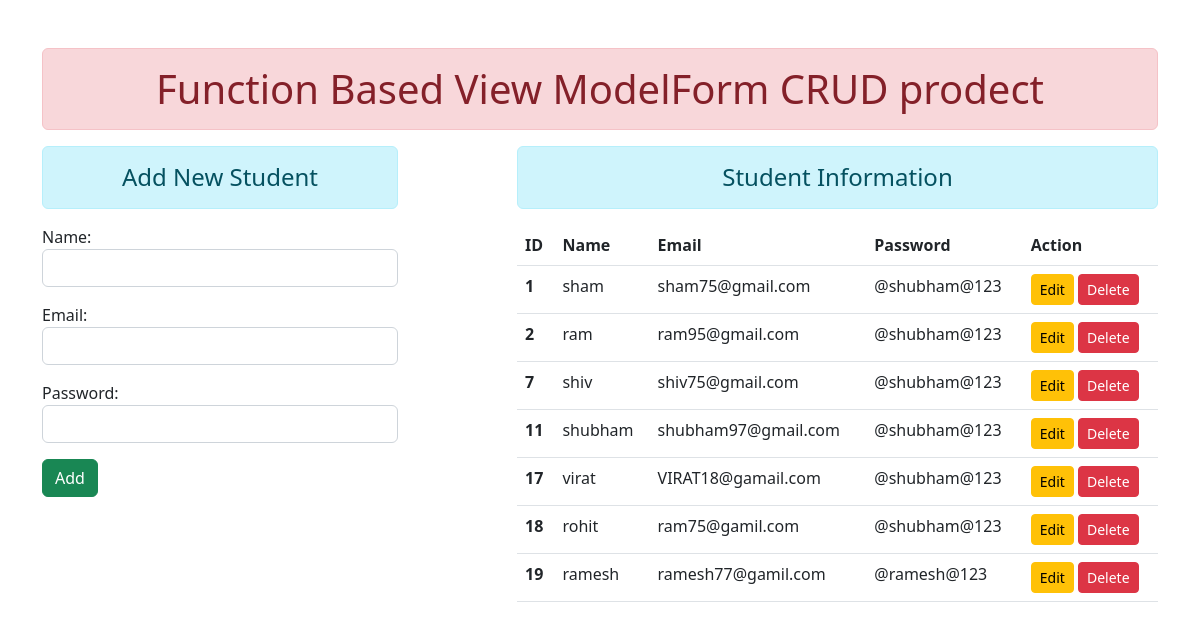
The page / on the database its author committed.
### enroll/models.py (models this page shows, shortened)
class User(models.Model):
    name=models.CharField(max_length=70)
    email=models.EmailField(max_length=100)
    password=models.CharField(max_length=100)

### enroll/views.py (the view, shortened to what this page needs)
# urls.py: path('', views.AddShow.as_view(), name='home'),
class AddShow(TemplateView):
    template_name='enroll/addandshow.html'
    def get_context_data(self, **kwargs):
        context=super().get_context_data(**kwargs)
        fm=Student()
        stud=User.objects.all()
        context={'form':fm, 'stu':stud}
        return context

### enroll/forms.py
class Student(forms.ModelForm):
    class Meta:
        model=User
        fields=['name', 'email', 'password']
        widgets={
                'name':forms.TextInput(attrs={'class':'form-control'}),
                'email':forms.EmailInput(attrs={'class':'form-control'}),
                'password':forms.PasswordInput( render_value=True,attrs={'class':'form-control'}),
        }

### enroll/templates/enroll/addandshow.html (shortened to what this page needs)
{% extends 'enroll/base.html' %}
{% block content %}
<div class="row">
    <div class="col-sm-4">
        <h4 class="text-center alert alert-info"> Add New Student</h4>
        <form action="" method="post">
            {{form.as_p}}
        <input type="submit" class="btn btn-success" value="Add">
        </form>
    </div>
    <div class="col-sm-7 offset-1">
        <h4 class="text-center alert alert-info">Student Information </h4>
        <form action="" method="post">
            {% if stu %}
                <table class="table table-hover">
                    <thead>
                      <tr>
                        <th scope="col">ID</th>
                        <th scope="col">Name</th>
                        <th scope="col">Email</th>
                        <th scope="col">Password</th>
                        <th scope="col">Action</th>
                      </tr>
                    </thead>
                    <tbody>
                        {% for st in stu %}
                            <tr>
                                <th scope="row">{{st.id}}</th>
                                <td>{{st.name}}</td>
                                <td>{{st.email}}</td>
                                <td>@{{st.password}}</td>
                                <td>
                                    <a href="{% url 'updatedata' st.id %}" class="btn btn-warning btn-sm">Edit</a>
                                    <form action="{% url 'deletedata' st.id %}" method="post" class="d-inline">
                                        <input type="submit" class="btn btn-danger btn-sm" value="Delete">
                                    </form>
                                </td>
                            </tr>
                            {% endfor %}
                    </tbody>
                  </table>
            {% else %}
                <h5 class="text-center alert alert-warning">No Record available </h5>
            {% endif %}
        </form>
    </div>
</div>
{% endblock content %}

### enroll/templates/enroll/base.html (shortened to what this page needs)
<!DOCTYPE html>
{% load static %}
<html lang="en">
<head>
    <link rel="stylesheet" href="{% static 'enroll/css/bootstrap.css' %}">
</head>
<body>
    <div class="container mt-5">
        <h1 class="text-center alert alert-danger" >Function Based View ModelForm CRUD prodect</h1>
        {% block content %} {% endblock content %}
    </div>
</body>
</html>

### rows shown on the page
User: id "1", name "sham", email "sham75@gmail.com", password "shubham@123"
User: id "2", name "ram", email "ram95@gmail.com", password "shubham@123"
User: id "7", name "shiv", email "shiv75@gmail.com", password "shubham@123"
User: id "11", name "shubham", email "shubham97@gmail.com", password "shubham@123"
User: id "17", name "virat", email "VIRAT18@gamail.com", password "shubham@123"
User: id "18", name "rohit", email "ram75@gamil.com", password "shubham@123"
User: id "19", name "ramesh", email "ramesh77@gamil.com", password "ramesh@123"
